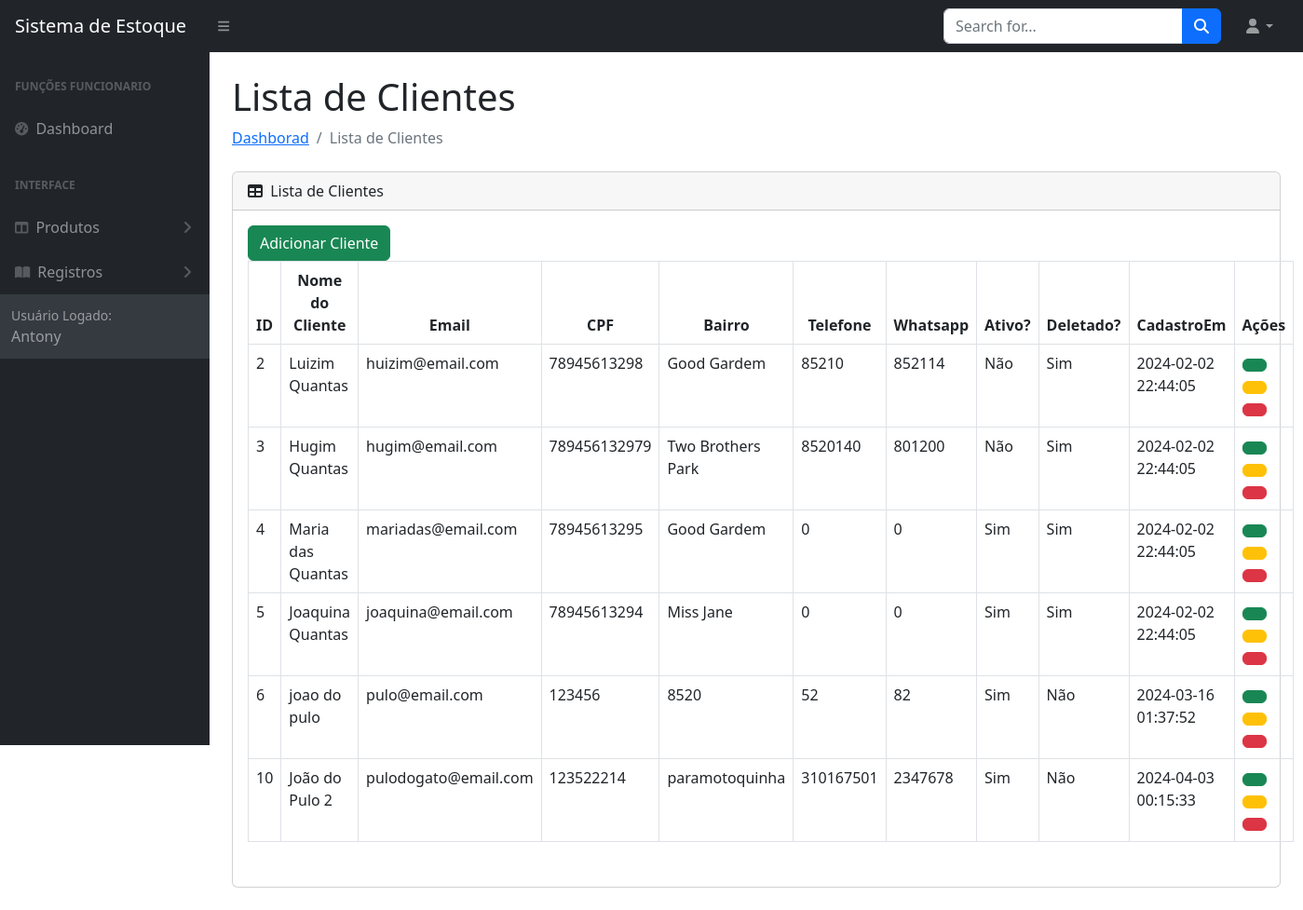
Screenshot of /sistema.php?pagina=listarClientes (signed in) with the database file from the repository.
### tables this page shows
CREATE TABLE `clientes` (
  `id` int NOT NULL,
  `nome` varchar(60) DEFAULT NULL,
  `email` varchar(50) DEFAULT NULL,
  `cpf` varchar(13) DEFAULT NULL,
  `bairro` varchar(40) DEFAULT NULL,
  `telefone` varchar(20) DEFAULT NULL,
  `whatsapp` varchar(20) DEFAULT NULL,
  `ativo` tinyint(1) DEFAULT NULL,
  `isDeleted` varchar(1) NOT NULL,
  `cadastradoEm` timestamp NULL DEFAULT CURRENT_TIMESTAMP
);

### sistema.php (called while the page is built, shortened)
<?php
    include_once 'controllers/validate.php';
    function pageContent(){
        validarPagina();
    }
    include_once 'views/layout.php';
?>

### models/Manager.php (called while the page is built, shortened)
<?php
	class Manager extends Connect{
		public function select_common($table, $fields, $filters, $query_extra){
			$pdo = parent::get_instance();
			$query = "SELECT ";
			if($fields != null){
				$query .= implode(", ", $fields);
			}else{
				$query .= "*";
			}
			$query .= " FROM $table";
			$statement = $pdo->prepare($query);
			$statement->execute();
			$data = [];
			if($statement->rowCount()){
				while($result = $statement->fetch(PDO::FETCH_ASSOC)){
					$data[] = $result;
				}
			}else{
				return false;
			}
			return $data;
		}
	}
?>

### views/modulos/clientes/lista.php (the view, shortened to what this page needs)
<div class="container-fluid px-4">
    <h1 class="mt-4"><?= $titleSection; ?></h1>
    <ol class="breadcrumb mb-4">
        <li class="breadcrumb-item"><a href="#">Dashborad </a></li>
        <li class="breadcrumb-item active"><?= $titleSection; ?></li>
    </ol>
        <div class="card mb-4">
        <div class="card-header">
            <i class="fas fa-table me-1"></i>
            <?= $titleSection; ?>
        </div>
        <div class="card-body">
            <table class="table table-bordered table-hover table-stripped" id="datatablesSimple">
                <thead class="text-center">
                    <th>ID</th>
                    <th>Nome do Cliente</th>
                    <th>Email</th>
                    <th>CPF</th>
                    <th>Bairro</th>
                    <th>Telefone</th>
                    <th>Whatsapp</th>
                    <th>Ativo?</th>
                    <th>Deletado?</th>
                    <th>CadastroEm</th>
                    <th>Ações</th>
                </thead>
                <tbody>
                 <?php foreach ($lista as $l): ?>
                        <tr>
                            <td><?=$l['id']; ?></td>
                            <td><?=$l['nome']; ?> </td>
                            <td><?=$l['email']; ?></td>
                            <td><?=$l['cpf']; ?></td>
                            <td><?=$l['bairro']; ?></td>
                            <td><?=$l['telefone']; ?></td>
                            <td><?=$l['whatsapp']; ?></td>
                            <td><?=($l['ativo']) ? "Sim" :"Não";?></td>
                            <td><?=($l['isDeleted']=='') ? "Não" : "Sim";?></td>
                            <td><?=$l['cadastradoEm'];?></td>
                            <td>
                                <a href="?pagina=atualizarCliente&id=<?=$l['id']?>"  class="btn btn-success btn-secondary">
                                </a>
                                <button class="btn btn-warning btn-secondary" data-bs-toggle="modal" data-bs-target="#exampleModal-temp-<?= $l['id']; ?>">
                                </button>
                                <button class="btn btn-danger btn-secondary" data-bs-toggle="modal" data-bs-target="#exampleModal-perm-<?= $l['id']; ?>">
                            </td>
                        </tr>
                    <?php endforeach; ?>
                </tbody>
                <tbody class="breadcrumb mb-12">
                    <button type="button" class="btn btn-success" data-bs-toggle="modal" data-bs-target="#exampleModal">Adicionar Cliente</button>
                </tbody>
        </div>
    </div>
</div>

### rows the page displays
clientes: id "2", nome "Luizim Quantas", email "huizim@email.com", cpf "78945613298", bairro "Good Gardem", telefone "85210", whatsapp "852114", ativo "Não", isDeleted "Sim", cadastradoEm "2024-02-02 22:44:05"
clientes: id "3", nome "Hugim Quantas", email "hugim@email.com", cpf "789456132979", bairro "Two Brothers Park", telefone "8520140", whatsapp "801200", ativo "Não", isDeleted "Sim", cadastradoEm "2024-02-02 22:44:05"
clientes: id "4", nome "Maria das Quantas", email "mariadas@email.com", cpf "78945613295", bairro "Good Gardem", telefone "0", whatsapp "0", ativo "Sim", isDeleted "Sim", cadastradoEm "2024-02-02 22:44:05"
clientes: id "5", nome "Joaquina Quantas", email "joaquina@email.com", cpf "78945613294", bairro "Miss Jane", telefone "0", whatsapp "0", ativo "Sim", isDeleted "Sim", cadastradoEm "2024-02-02 22:44:05"
clientes: id "6", nome "joao do pulo", email "pulo@email.com", cpf "123456", bairro "8520", telefone "52", whatsapp "82", ativo "Sim", isDeleted "Não", cadastradoEm "2024-03-16 01:37:52"
clientes: id "10", nome "João do Pulo 2", email "pulodogato@email.com", cpf "123522214", bairro "paramotoquinha", telefone "310167501", whatsapp "2347678", ativo "Sim", isDeleted "Não", cadastradoEm "2024-04-03 00:15:33"

### other values shown
$userData[0]['nome'] "Antony"
$titleSection "Lista de Clientes"
